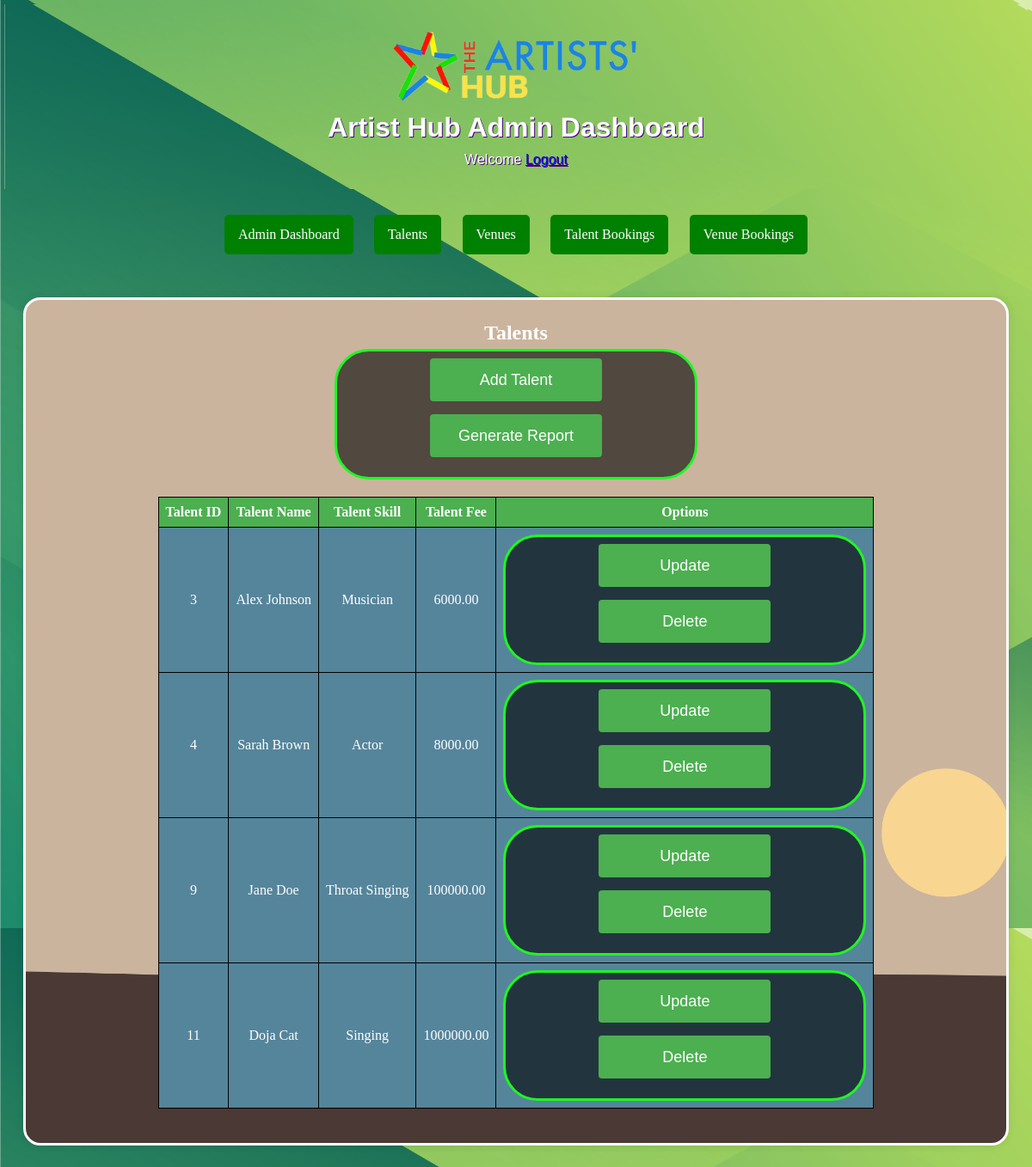
The page /admin_talents.php on the database its author committed.
### tables this page shows
CREATE TABLE `talents` (
  `talent_id` int(11) NOT NULL,
  `talent_name` varchar(255) NOT NULL,
  `talent_skill` varchar(100) NOT NULL,
  `talent_fee` decimal(10,2) NOT NULL
);

### database.php (called while the page is built, shortened)
<?php
$host = "localhost";
$username = "root";
$password = "";
$database = "artisthub";
$conn = new mysqli($host, $username, $password, $database);
function getTalents() {
    global $conn;
    $talents = array();
    $sql = "SELECT * FROM talents";
    $result = $conn->query($sql);
    if ($result->num_rows > 0) {
        while ($row = $result->fetch_assoc()) {
            $talents[] = $row;
        }
    }
    return $talents;
}
?>

### admin_talents.php (the view, shortened to what this page needs)
<?php
include_once 'database.php';
$talents = getTalents();
?>
<!DOCTYPE html>
<html lang="en">
<head>
    <link rel="stylesheet" href="style.css">
</head>
<body>
    <div class="header">
    <img src="logo.png" alt="Artist Hub Logo">
        <h1>Artist Hub Admin Dashboard</h1>
        <p>Welcome <a href="logout.php">Logout</a></p>
    </div>
    <header>
        <nav>
            <a href="admin_dashboard.php">Admin Dashboard</a>
            <a href="admin_talents.php">Talents</a>
            <a href="admin_venues.php">Venues</a>
            <a href="admin_bookings.php">Talent Bookings</a>
            <a href="admin_bookings2.php">Venue Bookings</a>
        </nav>
    </header>
    <div class="container">
        <h2>Talents</h2>
        <form method="post" action="<?php echo htmlspecialchars($_SERVER["PHP_SELF"]); ?>">
            <button type="submit" name="add">Add Talent</button>
            <button type="submit" name="generate_report">Generate Report</button>
        </form>
        <table>
            <thead>
                <tr>
                    <th>Talent ID</th>
                    <th>Talent Name</th>
                    <th>Talent Skill</th>
                    <th>Talent Fee</th>
                    <th>Options</th>
                </tr>
            </thead>
            <tbody>
                <?php foreach ($talents as $talent): ?>
                    <tr>
                        <td><?php echo $talent['talent_id']; ?></td>
                        <td><?php echo $talent['talent_name']; ?></td>
                        <td><?php echo $talent['talent_skill']; ?></td>
                        <td><?php echo $talent['talent_fee']; ?></td>
                        <td>
                            <form method="post" action="<?php echo htmlspecialchars($_SERVER["PHP_SELF"]); ?>">
                                <button type="submit" name="update">Update</button>
                                <button type="submit" name="delete">Delete</button>
                            </form>
                        </td>
                    </tr>
                <?php endforeach; ?>
            </tbody>
        </table>
    </div>
</body>
</html>

### style.css (style rules this page uses)
body, h1, h2, p, form { margin: 0; padding: 5px; color: rgb(255, 255, 255); text-align: center; }
body { background: linear-gradient(to bottom, #006400, #14c91a); font-family: Arial, sans-serif; font-size: 16px; color: white; background-image: url("sage.png"); }
.header { background-color: #14c91a; padding: 20px; color: white; text-shadow: 1px 1px indigo; text-align: center; background-image: url("sage.png"); }
.header img { display: block; margin: 0 auto; height: 100px; }
.container { max-width: 1100px; margin: 20px auto; padding: 20px; border-radius: 20px; box-shadow: 0 0 10px rgba(0, 0, 0, 0.1); border-style: solid; color: rgb(253, 253, 253); font-family: Georgia; background-image: url("er.png"); background-size: cover; background-repeat: no-repeat; background-position: center; }
form { max-width: 400px; margin: 0 auto; font-family: Courier; font-size: 100%; padding: 8px; color: rgb(31, 247, 35); border-radius: 40px; border-style: solid; background: rgba(0, 0, 0, 0.6); }
label, input, button { display: block; margin-bottom: 15px; color: rgb(255, 255, 255); }
button, select { padding: 10px; width: 100%; box-sizing: border-box; }
button { background-color: #4CAF50; color: white; border: none; padding: 12px 20px; text-align: center; text-decoration: none; display: inline-block; font-size: 18px; border-radius: 4px; cursor: pointer; width: 200px; height: 50px; }
table { width: auto; max-width: 100%; border-collapse: collapse; margin: 20px auto; text-align: center; }
th, td { border: 1px solid #000000; padding: 8px; text-align: left; text-align: center; }
th { background-color: #4CAF50; color: rgb(255, 255, 255); text-align: center; }
td { background-color: #55859b; color: rgb(255, 255, 255); }
nav { text-align: center; margin-bottom: 20px; padding-top: 30px; padding-bottom: 30px; }
nav a { color: white; text-decoration: none; padding: 14px 16px; display: inline-block; margin: 0 10px; border-radius: 5px; background-color: #008000; font-family: Verdana; }

### rows shown on the page
talents: talent_id "3", talent_name "Alex Johnson", talent_skill "Musician", talent_fee "6000.00"
talents: talent_id "4", talent_name "Sarah Brown", talent_skill "Actor", talent_fee "8000.00"
talents: talent_id "9", talent_name "Jane Doe", talent_skill "Throat Singing", talent_fee "100000.00"
talents: talent_id "11", talent_name "Doja Cat", talent_skill "Singing", talent_fee "1000000.00"
